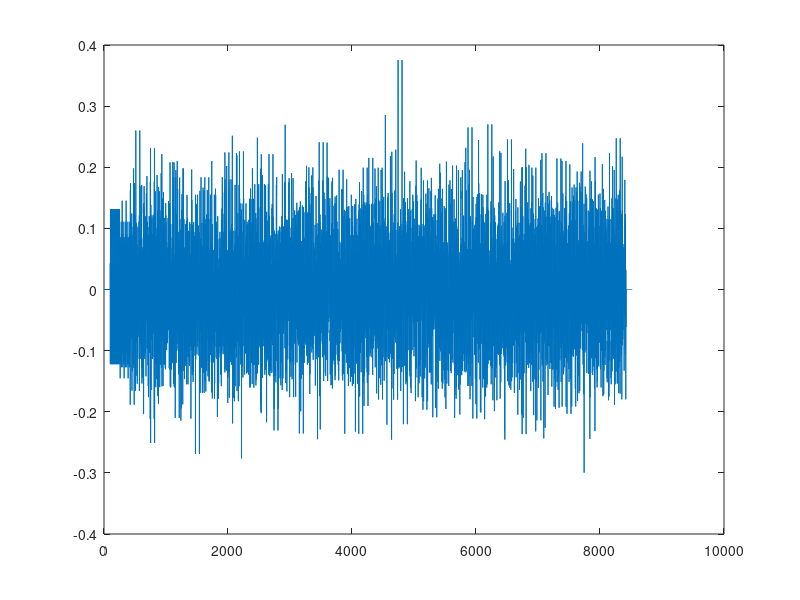

The MATLAB source for this figure: (Note: this script raises an error after producing the figure.)
load("0423_success_1.mat");
load("0424_100_single.mat");
addpath("./test_code/");

send_amp = 0.1;

padded_sig_100 = send_amp*[zeros(100, 1); sig_100; zeros(100, 1)];


figure(1);
plot(real(padded_sig_100));

l = length(10*padded_sig_100);
[radio_Tx,radio_Rx] = USRP_init(l);
buffer = zeros(40*l, 1);

% Transmit the frame we generate

% Transmit 15 zero frames 
% (Otherwise there will be no output.) 
% (I not yet know why this bug happens.)
tx_signal = repmat(padded_sig_100, 10, 1);
for ii = 1:10
    
    if ii == 8
        fprintf("%d", ii);
        tunderrun = radio_Tx(padded_sig_100);
    else
        tunderrun = radio_Tx(complex(zeros(l, 1)));
    end
    % step(radio_Rx);
    [rcvdSignal, ~, toverflow] = step(radio_Rx);
    buffer_((1+(ii-1)*l):(ii*l)) = rcvdSignal;
end

% Keep reception for 15 frames 
for ii = 11 : 40
    [rcvdSignal, ~, toverflow] = step(radio_Rx);
    buffer((1+(ii-1)*l):(ii*l)) = rcvdSignal;
end 

% To save new data, uncomment this line. 
% Otherwise, keep it commented so that rx_sig.mat won't be modified.
% save rx_sig.mat buffer

release(radio_Tx)
release(radio_Rx)

figure()
plot(real(buffer));
hold off;